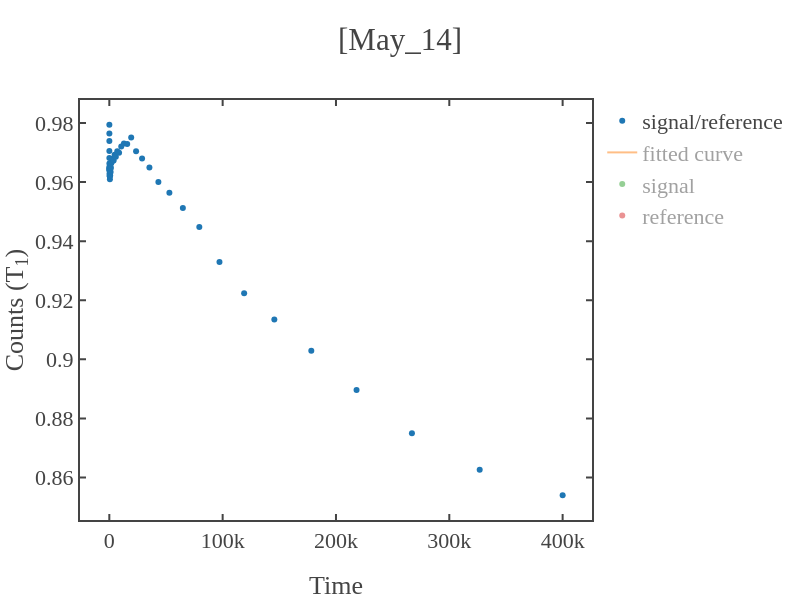

The cell this chart's notebook holds for it:
### Code cell
# loading the data 
total_path = r"C:\Users\Administrator\OneDrive\Desktop\Atanu_experiments\T1_measurements\codes\data\2025\May_12\p_15mW\l_100.0us\systematic\a_5\s_2000\[17_08_46]_1.0us.npz"

load_data = dict(np.load(total_path))
time_axis,signal_photon,reference_samples,signal_samples = data_to_time_signal(load_data,samples,first=first_sig_ref)


x=time_axis[1:]
y=signal_photon[1:]
guess_parameters = np.array([0.7,1,50e3])  # input these paramters(serially) with your guess  
fitting_function = 'exp'   # y0+y_max*np.exp(-x/tau)
fitting_range = False   # for x-axis 

# fitting the data
x_fit,y_fit,coefficient,error_bars = fit_func(x,y,fit_range=fitting_range,func=fitting_function,guess_params=guess_parameters) 
if len(str(int(coefficient[2])))>7 or coefficient[2]<0:
    print('Fitted lifetime seems too long (more than 10ms) or negative.')
    print('If not expected for T1 exp, retry with increasing or decreasing the evolution time of the sequence.')
# plotting the data 
fig1 = simple_plot(x,y,show=False,x_name = "Time",y_name = "Counts (T<sub>1</sub>)",mode='markers',title=f'{date}',curve_name='signal/reference')
fig2 = simple_plot(x_fit,y_fit,show=False,x_name = "Time",y_name = "Counts (T<sub>1</sub>)",mode='lines',title=f'{date}',curve_name='fitted curve')
fig3 = simple_plot(x,signal_samples[1:],show=False,x_name = "Time",y_name = "Counts (T<sub>1</sub>)",mode='markers',title=f'{date}',curve_name='signal')
fig4 = simple_plot(x,reference_samples[1:],show=False,x_name = "Time",y_name = "Counts (T<sub>1</sub>)",mode='markers',title=f'{date}',curve_name='reference')

add_figures([fig1,fig2,fig3,fig4],show=True,x_name = "Time",y_name = "Counts (T<sub>1</sub>)",title=f'[{date}]')

### Figure 1 — Plotly figure (JSON) as saved in the notebook; plotly's stock layout.template omitted (floating-point values rounded to 4 significant figures)
{"data": [{"mode": "markers", "name": "signal/reference", "showlegend": true, "type": "scatter", "x": [24, 29, 36, 44, 54, 67, 82, 100, 123, 150, 184, 226, 276, 338, 414, 507, 621, 760, 930, 1139, 1394, 1706, 2088, 2556, 3129, 3830, 4688, 5738, 7023, 8596, 10522, 12878, 15763, 19294, 23616, 28905, 35380, 43305, 53004, 64877, 79408, 97195, 118965, 145612, 178227, 218148, 267010, 326817, 400020], "y": [0.9794, 0.9765, 0.9739, 0.9705, 0.9682, 0.9663, 0.9647, 0.9641, 0.964, 0.9646, 0.9652, 0.9629, 0.9622, 0.9651, 0.962, 0.9609, 0.9632, 0.9622, 0.9651, 0.9634, 0.9647, 0.9664, 0.9669, 0.9678, 0.9679, 0.9673, 0.9692, 0.9686, 0.9705, 0.9699, 0.9721, 0.9731, 0.9729, 0.9751, 0.9705, 0.9679, 0.9649, 0.96, 0.9564, 0.9512, 0.9448, 0.9329, 0.9223, 0.9135, 0.9029, 0.8896, 0.875, 0.8626, 0.854]}, {"mode": "lines", "name": "fitted curve", "showlegend": true, "type": "scatter", "visible": "legendonly", "x": [24, 29, 36, 44, 54, 67, 82, 100, 123, 150, 184, 226, 276, 338, 414, 507, 621, 760, 930, 1139, 1394, 1706, 2088, 2556, 3129, 3830, 4688, 5738, 7023, 8596, 10522, 12878, 15763, 19294, 23616, 28905, 35380, 43305, 53004, 64877, 79408, 97195, 118965, 145612, 178227, 218148, 267010, 326817, 400020], "y": [0.9695, 0.9695, 0.9695, 0.9695, 0.9695, 0.9695, 0.9695, 0.9695, 0.9695, 0.9695, 0.9695, 0.9695, 0.9694, 0.9694, 0.9694, 0.9694, 0.9693, 0.9693, 0.9692, 0.9691, 0.969, 0.9689, 0.9688, 0.9686, 0.9684, 0.9681, 0.9678, 0.9674, 0.9669, 0.9663, 0.9656, 0.9647, 0.9636, 0.9623, 0.9607, 0.9587, 0.9563, 0.9534, 0.9499, 0.9457, 0.9406, 0.9344, 0.9271, 0.9183, 0.9078, 0.8956, 0.8812, 0.8647, 0.8459]}, {"mode": "markers", "name": "signal", "showlegend": true, "type": "scatter", "visible": "legendonly", "x": [24, 29, 36, 44, 54, 67, 82, 100, 123, 150, 184, 226, 276, 338, 414, 507, 621, 760, 930, 1139, 1394, 1706, 2088, 2556, 3129, 3830, 4688, 5738, 7023, 8596, 10522, 12878, 15763, 19294, 23616, 28905, 35380, 43305, 53004, 64877, 79408, 97195, 118965, 145612, 178227, 218148, 267010, 326817, 400020], "y": [17.45, 17.41, 17.37, 17.31, 17.28, 17.24, 17.21, 17.18, 17.17, 17.18, 17.19, 17.16, 17.15, 17.17, 17.13, 17.13, 17.16, 17.15, 17.2, 17.18, 17.21, 17.23, 17.23, 17.26, 17.26, 17.26, 17.31, 17.28, 17.33, 17.35, 17.37, 17.43, 17.46, 17.47, 17.42, 17.42, 17.39, 17.31, 17.25, 17.21, 17.11, 16.98, 16.86, 16.73, 16.59, 16.42, 16.21, 16.01, 15.87]}, {"mode": "markers", "name": "reference", "showlegend": true, "type": "scatter", "visible": "legendonly", "x": [24, 29, 36, 44, 54, 67, 82, 100, 123, 150, 184, 226, 276, 338, 414, 507, 621, 760, 930, 1139, 1394, 1706, 2088, 2556, 3129, 3830, 4688, 5738, 7023, 8596, 10522, 12878, 15763, 19294, 23616, 28905, 35380, 43305, 53004, 64877, 79408, 97195, 118965, 145612, 178227, 218148, 267010, 326817, 400020], "y": [17.82, 17.83, 17.84, 17.84, 17.85, 17.84, 17.84, 17.82, 17.81, 17.81, 17.81, 17.82, 17.82, 17.79, 17.81, 17.83, 17.82, 17.83, 17.82, 17.84, 17.84, 17.83, 17.82, 17.83, 17.83, 17.84, 17.86, 17.84, 17.86, 17.89, 17.87, 17.91, 17.94, 17.92, 17.95, 17.99, 18.02, 18.03, 18.04, 18.09, 18.11, 18.2, 18.28, 18.32, 18.37, 18.45, 18.53, 18.56, 18.59]}], "layout": {"height": 600, "title": {"text": "[May_14]"}, "width": 800, "xaxis": {"autorange": true, "range": [-25870.0, 425900.0], "title": {"text": "Time"}, "type": "linear"}, "yaxis": {"autorange": true, "range": [0.8456, 0.9878], "title": {"text": "Counts (T<sub>1</sub>)"}, "type": "linear"}}}
